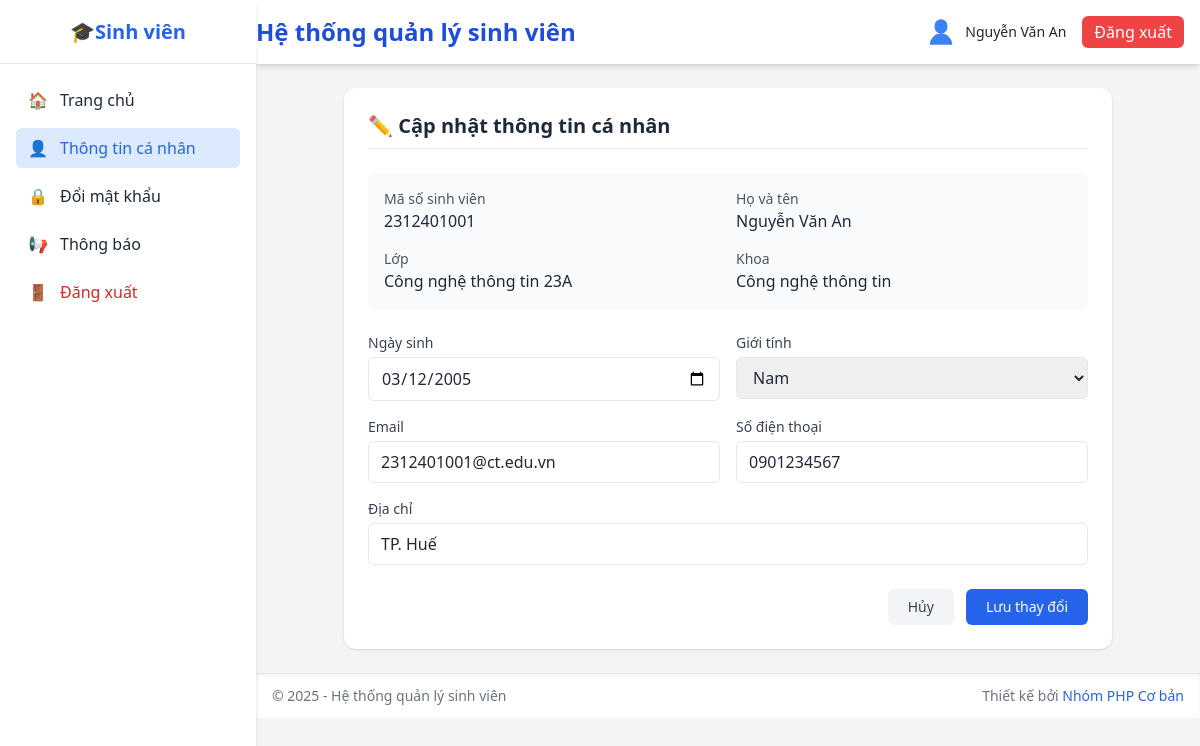
The page /profile.php (signed in) on the database as committed earlier.
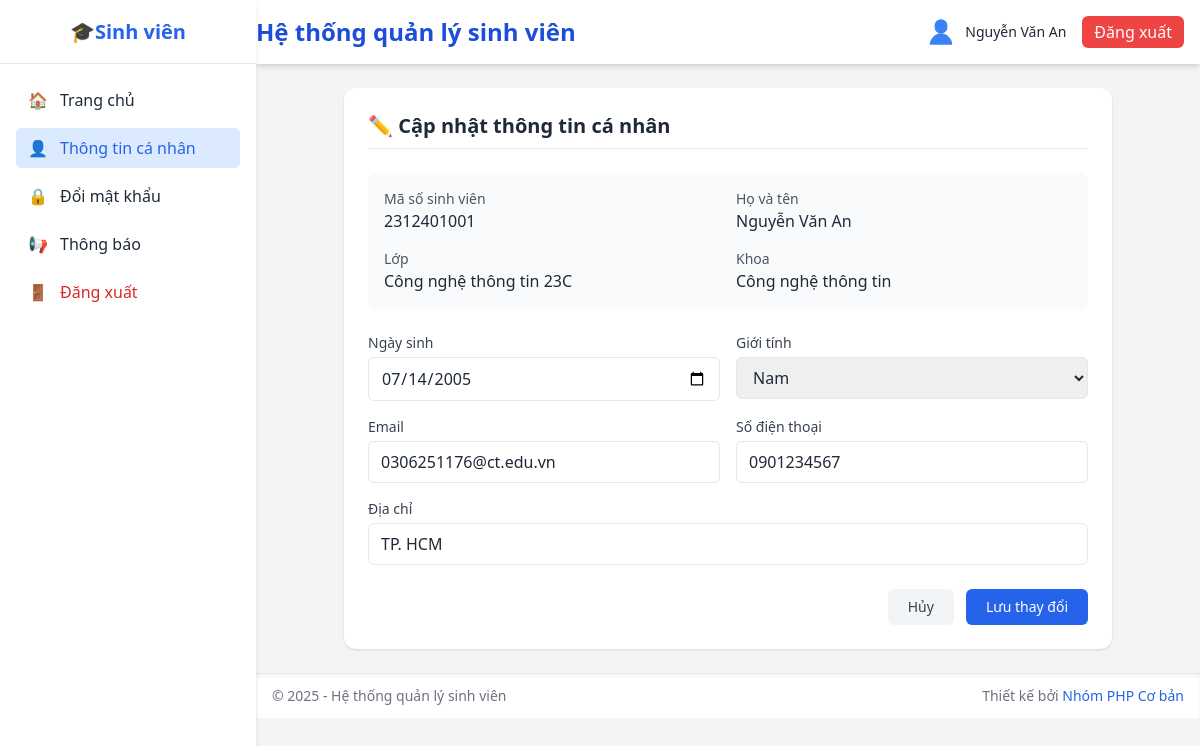
The same page on the database as committed later.
### tables this page shows
CREATE TABLE `sinh_vien` (
  `mssv` varchar(20) NOT NULL,
  `hoten` varchar(100) NOT NULL,
  `ngaysinh` date DEFAULT NULL,
  `gioitinh` enum('Nam','Nữ','Khác') DEFAULT 'Nam',
  `malop` varchar(20) DEFAULT NULL,
  `makhoa` varchar(20) DEFAULT NULL,
  `email` varchar(100) DEFAULT NULL,
  `sdt` varchar(20) DEFAULT NULL,
  `diachi` varchar(255) DEFAULT NULL,
  `password` varchar(255) NOT NULL,
  `trangthai` enum('Đang học','Tốt nghiệp','Bảo lưu','Đã nghỉ') DEFAULT 'Đang học'
);

CREATE TABLE `lop` (
  `malop` varchar(20) NOT NULL,
  `tenlop` varchar(100) NOT NULL,
  `makhoa` varchar(20) DEFAULT NULL
);

CREATE TABLE `khoa` (
  `makhoa` varchar(20) NOT NULL,
  `tenkhoa` varchar(100) NOT NULL,
  `mota` text DEFAULT NULL
);

### database/pdo.php (called while the page is built, shortened)
<?php
class DB
{
    private static $pdo = null;
    private static function connect_pdo(): \PDO
    {
        $host = DB_HOST;
        $user = DB_USERNAME;
        $pass = DB_PASSWORD;
        $db   = DB_NAME;
        $charset = DB_CHARSET;
        $dsn = "mysql:host={$host};dbname={$db};charset={$charset}";
        try {
            $options = [
                \PDO::ATTR_ERRMODE => \PDO::ERRMODE_EXCEPTION,
                \PDO::ATTR_DEFAULT_FETCH_MODE => \PDO::FETCH_ASSOC,
                \PDO::ATTR_EMULATE_PREPARES => false,
            ];
            return new \PDO($dsn, $user, $pass, $options);
        } catch (\PDOException $e) {
            die('Kết nối PDO thất bại: ' . $e->getMessage());
        }
    }
    private static function init()
    {
        if (self::$pdo === null) {
            self::$pdo = self::connect_pdo();
        }
    }
    public static function getPdo()
    {
        return self::$pdo;
    }
    public static function selectOne(string $sql, array $params = []): ?array
    {
        $stmt = self::getPdo()->prepare($sql);
        $stmt->execute($params);
        $row = $stmt->fetch();
        return $row === false ? null : $row;
    }
}

### profile.php (the view, shortened to what the changed rows need)
<?php
$mssv = $_SESSION['sinhvien'];
$sinh_vien = DB::selectOne(
    "SELECT sv.*, l.tenlop, k.tenkhoa
    FROM sinh_vien sv
    LEFT JOIN lop l ON sv.malop = l.malop
    LEFT JOIN khoa k ON sv.makhoa = k.makhoa
    WHERE sv.mssv = :mssv",
    ['mssv' => $mssv]
);
include('includes/sidebar.php');
include('includes/header.php');
?>
<div class="max-w-3xl mx-auto">
    <div class="bg-white shadow rounded-xl p-6">
        <form action="profile.php" method="POST" class="space-y-6">
            <div class="grid grid-cols-1 sm:grid-cols-2 gap-4 p-4 bg-gray-50 rounded-lg mb-4">
                <div>
                    <p class="text-sm text-gray-600">Mã số sinh viên</p>
                    <p class="font-medium"><?php echo htmlspecialchars($sinh_vien['mssv']); ?></p>
                </div>
                <div>
                    <p class="text-sm text-gray-600">Họ và tên</p>
                    <p class="font-medium"><?php echo htmlspecialchars($sinh_vien['hoten']); ?></p>
                </div>
                <div>
                    <p class="text-sm text-gray-600">Lớp</p>
                    <p class="font-medium"><?php echo htmlspecialchars($sinh_vien['tenlop'] ?? '(Chưa phân lớp)'); ?></p>
                </div>
                <div>
                    <p class="text-sm text-gray-600">Khoa</p>
                    <p class="font-medium"><?php echo htmlspecialchars($sinh_vien['tenkhoa'] ?? '(Chưa phân khoa)'); ?></p>
                </div>
            </div>
            <div class="grid grid-cols-1 sm:grid-cols-2 gap-4">
                <div>
                    <label class="block text-sm font-medium text-gray-700 mb-1">Ngày sinh</label>
                    <input type="date" name="ngaysinh"
                           value="<?php echo $sinh_vien['ngaysinh'] ?? ''; ?>"
                           class="w-full px-3 py-2 border rounded-md focus:ring-2 focus:ring-blue-500 focus:outline-none">
                </div>
                <div>
                    <label class="block text-sm font-medium text-gray-700 mb-1">Giới tính</label>
                    <select name="gioitinh"
                            class="w-full px-3 py-2 border rounded-md focus:ring-2 focus:ring-blue-500 focus:outline-none">
                        <option value="Nam" <?php echo $sinh_vien['gioitinh'] === 'Nam' ? 'selected' : ''; ?>>Nam</option>
                    </select>
                </div>
                <div>
                    <label class="block text-sm font-medium text-gray-700 mb-1">Email</label>
                    <input type="email" name="email"
                           value="<?php echo htmlspecialchars($sinh_vien['email'] ?? ''); ?>"
                           placeholder="example@email.com"
                           class="w-full px-3 py-2 border rounded-md focus:ring-2 focus:ring-blue-500 focus:outline-none">
                </div>
                <div>
                    <label class="block text-sm font-medium text-gray-700 mb-1">Số điện thoại</label>
                    <input type="tel" name="sdt"
                           value="<?php echo htmlspecialchars($sinh_vien['sdt'] ?? ''); ?>"
                           placeholder="0xxxxxxxxx"
                           class="w-full px-3 py-2 border rounded-md focus:ring-2 focus:ring-blue-500 focus:outline-none">
                </div>
                <div class="sm:col-span-2">
                    <label class="block text-sm font-medium text-gray-700 mb-1">Địa chỉ</label>
                    <input type="text" name="diachi"
                           value="<?php echo htmlspecialchars($sinh_vien['diachi'] ?? ''); ?>"
                           placeholder="Nhập địa chỉ của bạn"
                           class="w-full px-3 py-2 border rounded-md focus:ring-2 focus:ring-blue-500 focus:outline-none">
                </div>
            </div>
        </form>
    </div>
</div>
<?php include('includes/footer.php'); ?>

Rows that differ between the two databases and show on the page:
changed sinh_vien "Nguyễn Văn An": malop.tenlop "Công nghệ thông tin 23A" → "Công nghệ thông tin 23C"; ngaysinh "03/12/2005" → "07/14/2005"; email "2312401001@ct.edu.vn" → "0306251176@ct.edu.vn"; diachi "TP. Huế" → "TP. HCM"
